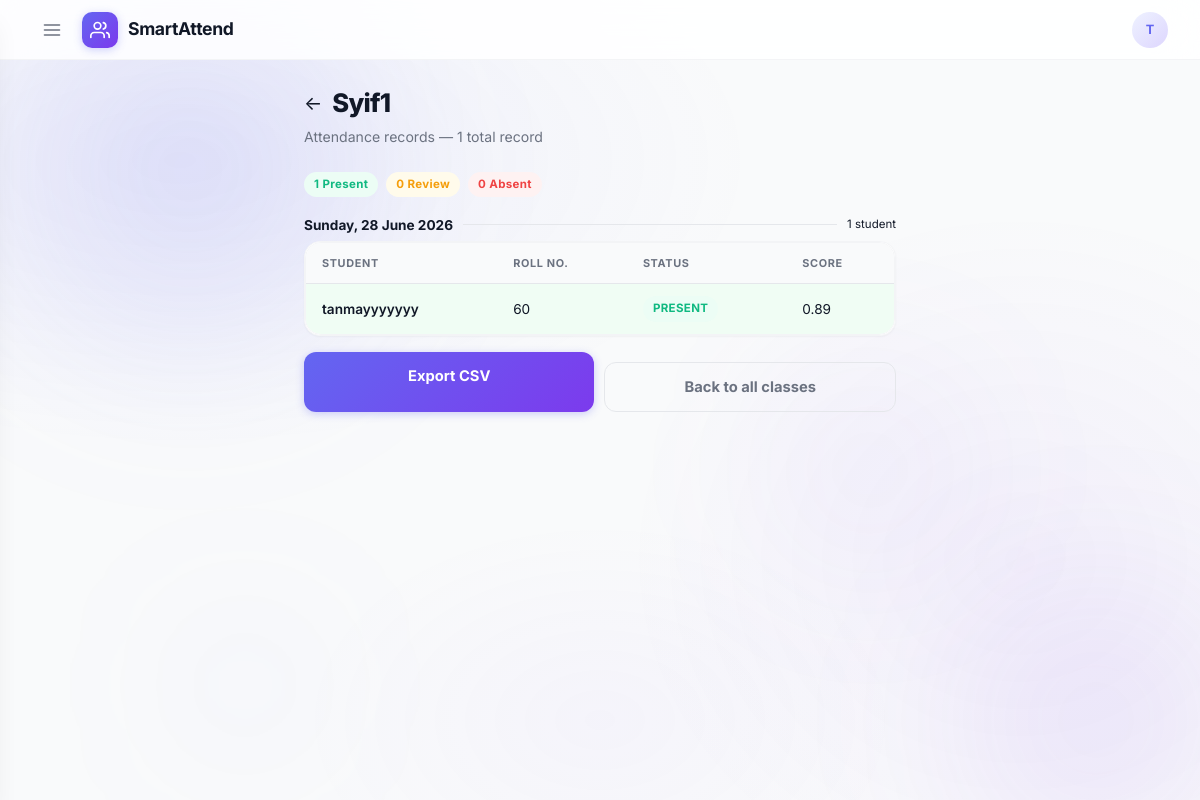
The page /teacher/attendance?class_name=Syif1 (signed in) on the database its author committed.
### app/models.py (models this page shows, shortened)
class User(UserMixin, db.Model):
    id            = db.Column(db.Integer, primary_key=True)
    name          = db.Column(db.String(100))
    email         = db.Column(db.String(100), unique=True)
    password      = db.Column(db.String(200))
    role          = db.Column(db.String(10))   # 'student', 'teacher', 'hod', 'principal'
    is_admin      = db.Column(db.Boolean, default=False)
    profile_photo = db.Column(db.String(200), nullable=True)  # filename in uploads/
    email_notifications = db.Column(db.Boolean, default=True)
    department_id = db.Column(db.Integer, db.ForeignKey('department.id'), nullable=True)
    department = db.relationship('Department', backref='members', foreign_keys=[department_id])

class TeacherClass(db.Model):
    id          = db.Column(db.Integer, primary_key=True)
    teacher_id  = db.Column(db.Integer, db.ForeignKey('user.id'), nullable=False)
    name        = db.Column(db.String(100), nullable=False)
    description = db.Column(db.String(300), nullable=True)
    created_at  = db.Column(db.DateTime, default=datetime.datetime.now)
    teacher     = db.relationship('User', backref=db.backref('classes', lazy='dynamic'))

class AttendanceRecord(db.Model):
    id         = db.Column(db.Integer, primary_key=True)
    student_id = db.Column(db.Integer, db.ForeignKey('student.id'))
    class_name = db.Column(db.String(50))
    date       = db.Column(db.Date)
    status     = db.Column(db.String(10))   # PRESENT / REVIEW / ABSENT
    score      = db.Column(db.Float)
    student = db.relationship('Student', backref='attendance_records')

class Student(db.Model):
    id             = db.Column(db.Integer, primary_key=True)
    user_id        = db.Column(db.Integer, db.ForeignKey('user.id'))
    roll_number    = db.Column(db.String(20))
    face_embedding = db.Column(db.Text)   # stored as JSON string of 512 numbers
    parent_email   = db.Column(db.String(100), nullable=True)
    user = db.relationship('User', backref=db.backref('student', uselist=False))

### app/routes/teacher.py (the view, shortened to what this page needs)
@teacher_bp.route('/attendance')
@login_required
def attendance_records():
    class_name = request.args.get('class_name', '').strip()
    my_classes = TeacherClass.query.filter_by(teacher_id=current_user.id).order_by(TeacherClass.name).all()
    tc = TeacherClass.query.filter_by(teacher_id=current_user.id, name=class_name).first()
    if not tc:
        flash('Invalid class.')
        return redirect(url_for('teacher.attendance_records'))
    records = AttendanceRecord.query.filter_by(class_name=class_name).order_by(AttendanceRecord.date.desc()).all()
    by_date = {}
    for r in records:
        d = r.date
        if d not in by_date:
            by_date[d] = []
        by_date[d].append(r)
    return render_template('teacher/attendance_detail.html', tc=tc, by_date=by_date, total_records=len(records))

### app/models.py (called while the page is built)
@login_manager.user_loader
def load_user(user_id):
    return db.session.get(User, int(user_id))

### app/templates/teacher/attendance_detail.html (shortened to what this page needs)
{% extends "base.html" %}
{% block content %}
<div class="page">
  <div style="display:flex;align-items:center;gap:10px;margin-bottom:4px;">
    <a href="/teacher/attendance" style="color:var(--text-3);font-size:1.2rem;">&larr;</a>
    <div class="page-title" style="margin:0;">{{ tc.name }}</div>
  </div>
  <div class="page-sub">Attendance records &mdash; {{ total_records }} total record{{ 's' if total_records != 1 else '' }}</div>
  {% set all_records = [] %}
  {% set present_total = all_records|selectattr('status','equalto','PRESENT')|list|length %}
  {% set review_total = all_records|selectattr('status','equalto','REVIEW')|list|length %}
  {% set absent_total = all_records|selectattr('status','equalto','ABSENT')|list|length %}
  <div style="display:flex;gap:8px;flex-wrap:wrap;margin-bottom:18px;">
    <span class="badge badge-present">{{ present_total }} Present</span>
    <span class="badge badge-review">{{ review_total }} Review</span>
    <span class="badge badge-absent">{{ absent_total }} Absent</span>
  </div>
  {% if by_date %}
  {% for date, recs in by_date.items() %}
  <div style="margin-bottom:16px;">
    <div style="display:flex;align-items:center;gap:10px;margin-bottom:6px;">
      <div style="font-weight:700;font-size:.85rem;color:var(--text);">{{ date.strftime('%A, %d %B %Y') if date else 'Unknown date' }}</div>
      <div style="height:1px;flex:1;background:var(--border);"></div>
      <span style="font-size:.72rem;color:var(--text-3);">{{ recs|length }} student{{ 's' if recs|length != 1 else '' }}</span>
    </div>
    <div class="card">
      <div class="tbl-wrap">
        <table class="tbl">
          <thead>
            <tr>
              <th>Student</th>
              <th>Roll no.</th>
              <th>Status</th>
              <th>Score</th>
            </tr>
          </thead>
          <tbody>
            {% for r in recs|sort(attribute='student.user.name') %}
            <tr class="{% if r.status == 'PRESENT' %}row-present{% elif r.status == 'REVIEW' %}row-review{% else %}row-absent{% endif %}">
              <td style="font-weight:600;">{{ r.student.user.name if r.student and r.student.user else 'Unknown' }}</td>
              <td style="color:var(--text-2);">{{ r.student.roll_number if r.student else '' }}</td>
              <td>
                <span class="badge {% if r.status == 'PRESENT' %}badge-present{% elif r.status == 'REVIEW' %}badge-review{% else %}badge-absent{% endif %}">
                  {{ r.status }}
                </span>
              </td>
              <td style="color:var(--text-2);">{{ "%.2f"|format(r.score) if r.score else '-' }}</td>
            </tr>
            {% endfor %}
          </tbody>
        </table>
      </div>
    </div>
  </div>
  {% endfor %}
  {% endif %}
  <div style="display:flex;gap:10px;margin-top:14px;">
    <a href="/teacher/export?class_name={{ tc.name }}" class="btn btn-primary">Export CSV</a>
    <a href="/teacher/attendance" class="btn btn-ghost">Back to all classes</a>
  </div>
</div>
{% endblock %}

### app/templates/base.html (shortened to what this page needs)
<!DOCTYPE html>
<html lang="en">
<head>
  <link rel="stylesheet" href="{{ url_for('static', filename='css/style.css') }}">
</head>
<body>
<div class="cosmic-orbs" aria-hidden="true">
  <div class="cosmic-orb cosmic-orb--1"></div>
  <div class="cosmic-orb cosmic-orb--2"></div>
  <div class="cosmic-orb cosmic-orb--3"></div>
  <div class="cosmic-orb cosmic-orb--4"></div>
</div>
{% if current_user.is_authenticated %}
<header class="app-bar" id="app-bar">
  <div class="bar-brand">
    <button class="hamburger" onclick="openDrawer()" title="Menu">
      <svg viewBox="0 0 24 24" fill="none" stroke="currentColor" stroke-width="2" stroke-linecap="round"><line x1="3" y1="6" x2="21" y2="6"/><line x1="3" y1="12" x2="21" y2="12"/><line x1="3" y1="18" x2="21" y2="18"/></svg>
    </button>
    <div class="bar-logo">
      <svg viewBox="0 0 24 24" fill="none" stroke="currentColor" stroke-width="2" stroke-linecap="round" stroke-linejoin="round">
        <path d="M17 21v-2a4 4 0 0 0-4-4H5a4 4 0 0 0-4 4v2"/>
        <circle cx="9" cy="7" r="4"/>
        <path d="M23 21v-2a4 4 0 0 0-3-3.87"/>
        <path d="M16 3.13a4 4 0 0 1 0 7.75"/>
      </svg>
    </div>
    SmartAttend
  </div>
  <div class="bar-right">
    <a href="/auth/profile" class="bar-avatar-link" title="Profile">
      <div class="bar-avatar">
        {% if current_user.profile_photo %}
        <img src="/static/uploads/{{ current_user.profile_photo }}" alt="" style="width:100%;height:100%;object-fit:cover;border-radius:50%;">
        {% else %}
        {{ current_user.name[0]|upper }}
        {% endif %}
      </div>
    </a>
  </div>
</header>
{% endif %}
{% block content %}{% endblock %}
</body>
</html>

### rows shown on the page
User: name "T"
TeacherClass: name "Syif1"
AttendanceRecord: date "Sunday, 28 June 2026", student.user "tanmayyyyyyy", student "60", status "PRESENT", score "0.89"

### other values the page prints
{{ total_records }} "1"
{{ present_total }} "1"
{{ review_total }} "0"
{{ absent_total }} "0"
{{ recs|length }} "1"
